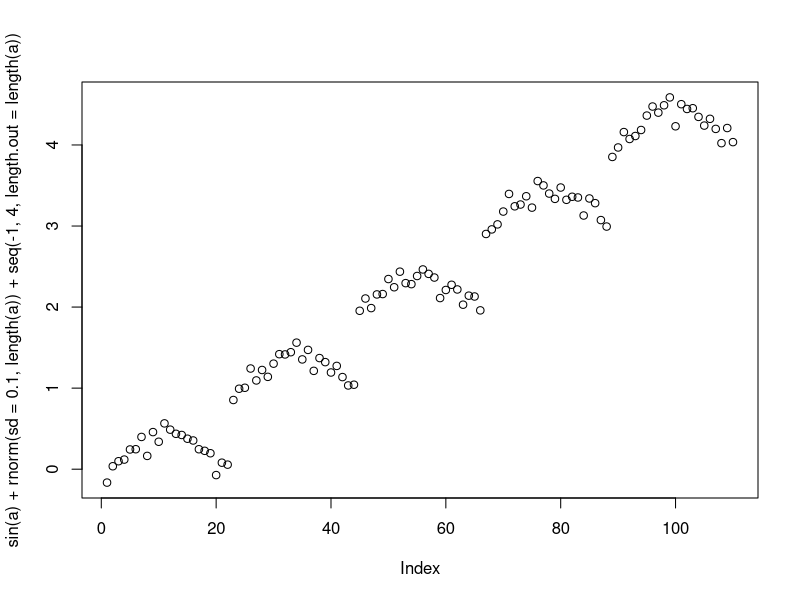

The R source for this figure:
library(ggplot2)
library(caret)
a<-rep(seq(1,pi,by=0.1),5)
plot(sin(a)+rnorm(sd=0.1,length(a))+seq(-1,4,length.out = length(a)))